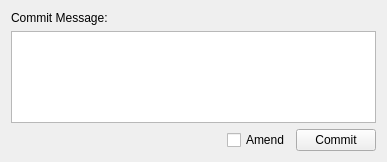
<?xml version="1.0" encoding="UTF-8"?>
<ui version="4.0">
 <class>CommitDialog</class>
 <widget class="QWidget" name="CommitDialog">
  <property name="geometry">
   <rect>
    <x>0</x>
    <y>0</y>
    <width>387</width>
    <height>162</height>
   </rect>
  </property>
  <property name="windowTitle">
   <string>Commit changes</string>
  </property>
  <layout class="QGridLayout" name="gridLayout">
   <item row="0" column="0" colspan="2">
    <widget class="QLabel" name="label">
     <property name="text">
      <string>Commit Message:</string>
     </property>
    </widget>
   </item>
   <item row="1" column="0" colspan="3">
    <widget class="QPlainTextEdit" name="textCommitMessage"/>
   </item>
   <item row="2" column="0">
    <spacer name="horizontalSpacer">
     <property name="orientation">
      <enum>Qt::Horizontal</enum>
     </property>
     <property name="sizeHint" stdset="0">
      <size>
       <width>195</width>
       <height>20</height>
      </size>
     </property>
    </spacer>
   </item>
   <item row="2" column="1">
    <widget class="QCheckBox" name="btnAmend">
     <property name="text">
      <string>Amend</string>
     </property>
    </widget>
   </item>
   <item row="2" column="2">
    <widget class="QPushButton" name="btnCommit">
     <property name="text">
      <string>Commit</string>
     </property>
    </widget>
   </item>
  </layout>
 </widget>
 <resources/>
 <connections/>
</ui>
